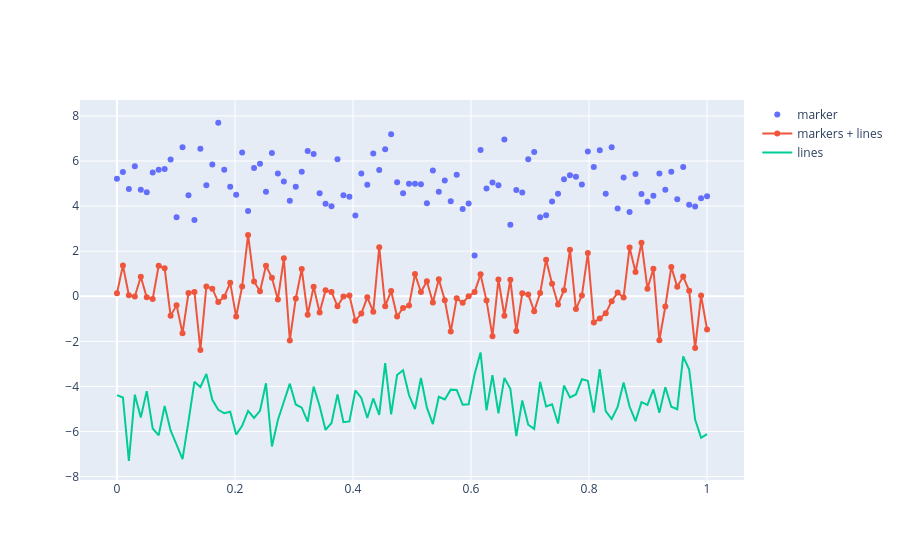

Write notebook code for a chart like this one.
### Code cell
fig = go.Figure()

fig.add_traces(go.Scatter(x=x, y=random_y0, mode="markers", name="marker"))

fig.add_traces(go.Scatter(x=x, y=random_y1, mode="markers+lines", name="markers + lines"))

fig.add_traces(go.Scatter(x=x, y=random_y2,mode="lines", name="lines"))

fig.show()
